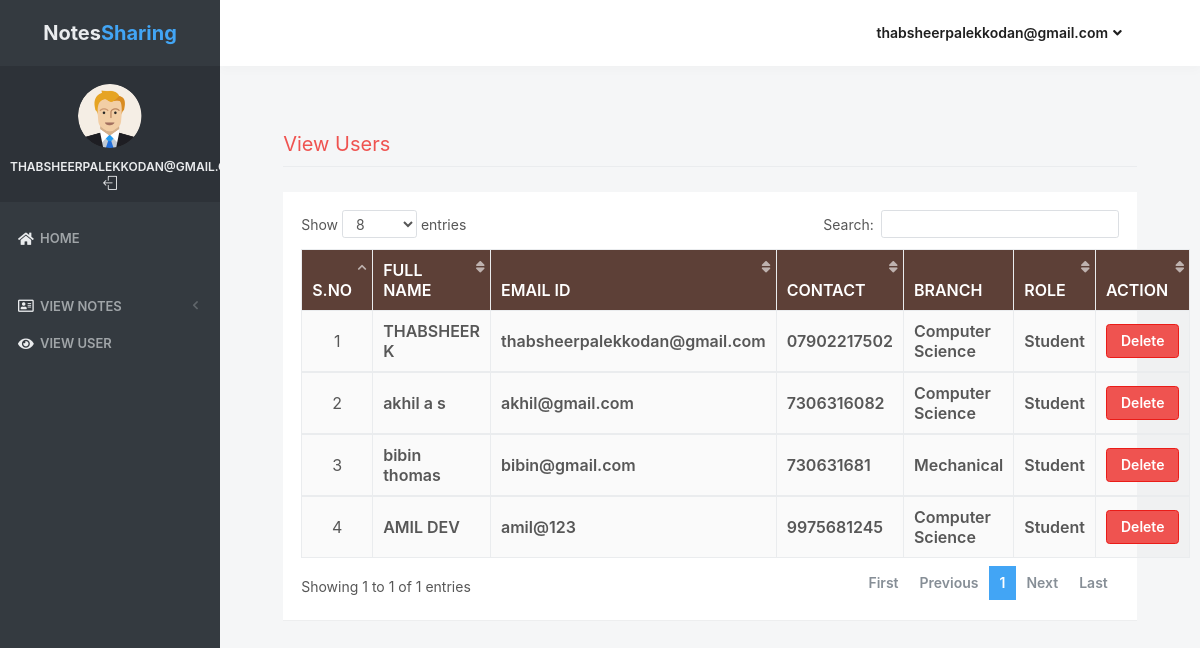
Page /view_users (signed in) on the committed database.
### notes/models.py (models this page shows, shortened)
class Signup(models.Model):
    user = models.ForeignKey(User,on_delete=models.CASCADE)
    contact = models.CharField(max_length=10)
    branch = models.CharField(max_length=30)
    role = models.CharField(max_length=15)

### notes/views.py (the view)
# urls.py: path('view_users', view_users, name='view_users'),
def view_users(request):
    if not request.user.is_authenticated:
        return redirect('login_admin')
    users = Signup.objects.all()
    d = {'users':users}
    return render(request,'view_users.html',d)

### notes/templates/view_users.html (shortened to what this page needs)
{% load static %}
<html lang="en" class="no-focus">
    <head>
        <link rel="stylesheet" href="{% static 'js/plugins/datatables/dataTables.bootstrap4.min.css' %}">
        <link rel="stylesheet" id="css-main" href="{% static 'css1/codebase.min.css' %}">
    </head>
    <body>
        <div id="page-container" class="sidebar-o sidebar-inverse side-scroll page-header-fixed main-content-narrow">
         {% include "sidebar.html" %}
            {% include "admin_nav.html" %}
            <main id="main-container">
                <div class="content">
                    <h2 class="content-heading text-danger">View Users</h2>
                    <div class="block">
                        <div class="block-content block-content-full">
                            <table class="table table-bordered table-striped table-vcenter js-dataTable-full-pagination" style="width:100%">
                                <thead class="text-white" style="background-color : #5d4037;">
                                    <tr>
                                        <th class="text-center">S.No</th>
                                        <th class="d-none d-sm-table-cell">Full Name</th>
                                        <th class="d-none d-sm-table-cell">Email ID</th>
                                        <th class="d-none d-sm-table-cell">Contact</th>
                                        <th class="d-none d-sm-table-cell">Branch</th>
                                        <th class="d-none d-sm-table-cell">Role</th>
                                        <th class="d-none d-sm-table-cell" style="width: 15%;">Action</th>
                                    </tr>
                                </thead>
                                {% for i in users %}
                                <tbody>
                                    <tr>
                                        <td class="text-center">{{forloop.counter}}</td>
                                        <td class="font-w600">{{i.user.first_name}} {{i.user.last_name}}</td>
					                    <td class="font-w600">{{i.user.username}}</td>
					                    <td class="font-w600">{{i.contact}}</td>
					                    <td class="font-w600">{{i.branch}}</td>
					                    <td class="font-w600">{{i.role}}</td>
					                    <td class="font-w600"><a href="{% url 'delete_users' i.user.id %}" class="btn btn-danger" onclick="return confirm('Are your sure to Delete ?')">Delete</a></td>
					                </tr>
                                        {% endfor %}
                                </tbody>
                            </table>
                        </div>
                    </div>
                </div>
            </main>
        </div>
 <link rel="stylesheet" href="https://use.fontawesome.com/releases/v5.6.3/css/all.css">
    </body>
</html>

### notes/templates/sidebar.html (shortened to what this page needs)
{% load static %}
   <nav id="sidebar">
                <div id="sidebar-scroll">
                    <div class="sidebar-content">
                        <div class="content-header content-header-fullrow px-15">
                            <div class="content-header-section text-center align-parent sidebar-mini-hidden">
                                <div class="content-header-item">
                                    <a class="link-effect font-w700" href="{% url 'admin_home' %}">
                                           <span class="font-size-xl text-dual-primary-dark">Notes</span><span class="font-size-xl text-primary">Sharing</span>
                                    </a>
                                </div>
                            </div>
                        </div>
                        <div class="content-side content-side-full content-side-user px-10 align-parent">
                            <div class="sidebar-mini-hidden-b text-center">
                                <a class="img-link" href="be_pages_generic_profile.html">
                                    <img class="img-avatar" src="{% static 'img/avatars/user1.png' %}" alt="">
                                </a>
                                <ul class="list-inline mt-10">
                                    <li class="list-inline-item">
                                        <a class="link-effect text-dual-primary-dark font-size-xs font-w600 text-uppercase" href="{% url 'admin_home' %}">{{ request.user.username }}</a>
                                    </li>
                                    <li class="list-inline-item">
                                        <a class="link-effect text-dual-primary-dark" href="{% url 'logout' %}">
                                            <i class="si si-logout"></i>
                                        </a>
                                    </li>
                                </ul>
                            </div>
                        </div>
                        <div class="content-side content-side-full">
                            <ul class="nav-main">
                                <li class="open">
                                    <a href="{% url 'admin_home' %}"><i class="fas fa-home"></i><span class="sidebar-mini-hide">Home</span></a>
                                </li>
                                <li class="nav-main-heading"><span class="sidebar-mini-visible">UI</span></li>
                                <li>
                                    <a class="nav-submenu" data-toggle="nav-submenu"><i class="far fa-address-card"></i>View Notes</a>
                                </li>
                                <li>
                                    <a  href="{% url 'view_users' %}"><i class="fas fa-eye"></i><span class="sidebar-mini-hide">View User</span></a>
                                </li>
                           </ul>
                        </div>
                    </div>
                </div>
            </nav>

### notes/templates/admin_nav.html (shortened to what this page needs)
{% load static %}
            <header id="page-header">
                <div class="content-header">
                    <div class="content-header-section">
                    </div>
                    <div class="content-header-section">
                        <div class="btn-group" role="group">
                            <button type="button" class="btn btn-rounded btn-dual-secondary" id="page-header-user-dropdown" data-toggle="dropdown" aria-haspopup="true" aria-expanded="false">
                                {{ request.user.username}}<i class="fa fa-angle-down ml-5"></i>
                            </button>
                        </div>
                    </div>
                </div>
            </header>

### rows in the picture
Signup: user.first_name "THABSHEER", user.last_name "K", user.username "thabsheerpalekkodan@gmail.com", contact "07902217502", branch "Computer Science", role "Student"
Signup: user.first_name "akhil", user.last_name "a s", user.username "akhil@gmail.com", contact "7306316082", branch "Computer Science", role "Student"
Signup: user.first_name "bibin", user.last_name "thomas", user.username "bibin@gmail.com", contact "730631681", branch "Mechanical", role "Student"
Signup: user.first_name "AMIL", user.last_name "DEV", user.username "amil@123", contact "9975681245", branch "Computer Science", role "Student"

### other values in the picture
{{ request.user.username }} "thabsheerpalekkodan@gmail.com"
